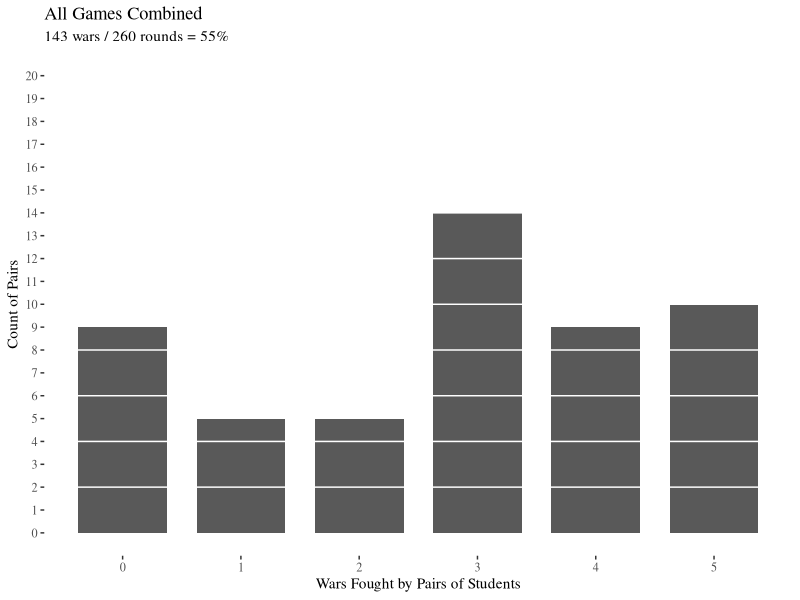
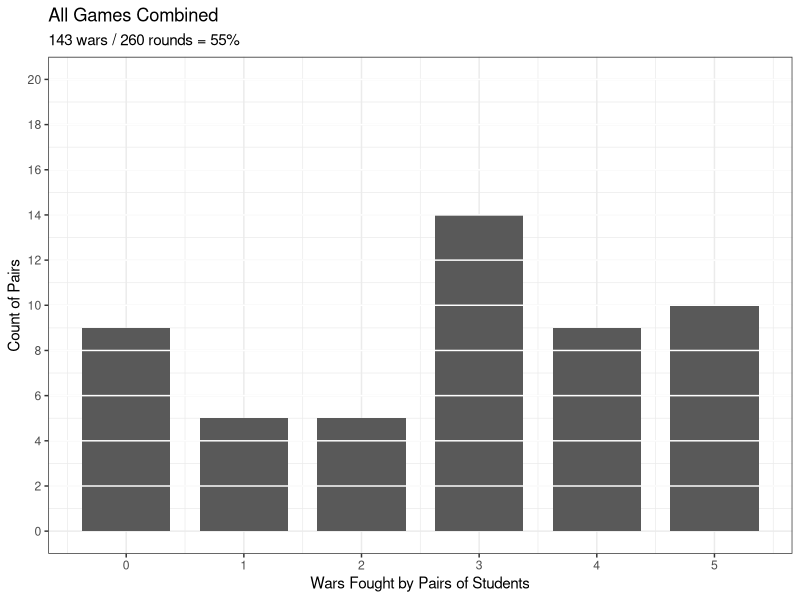
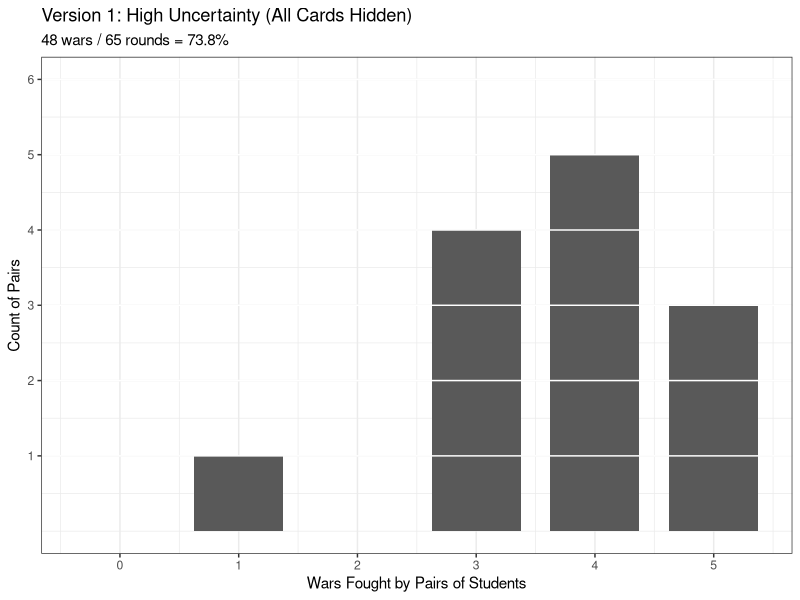
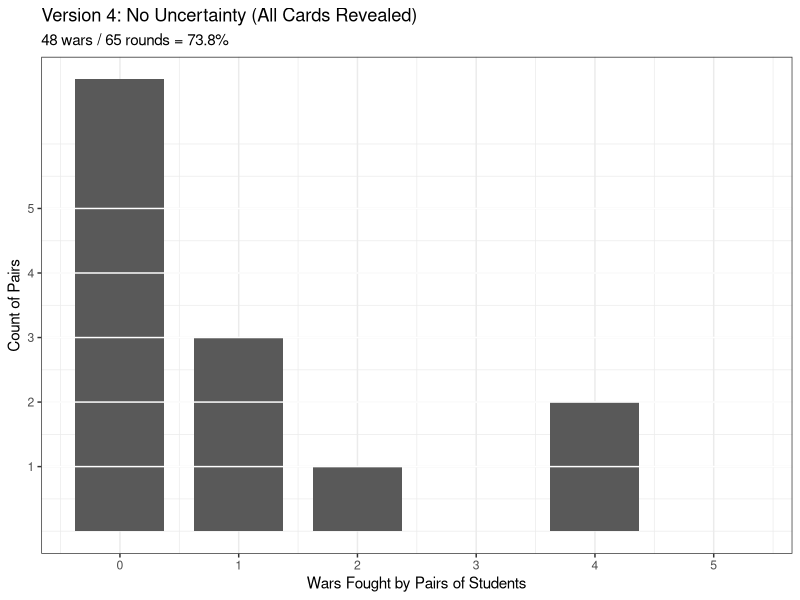
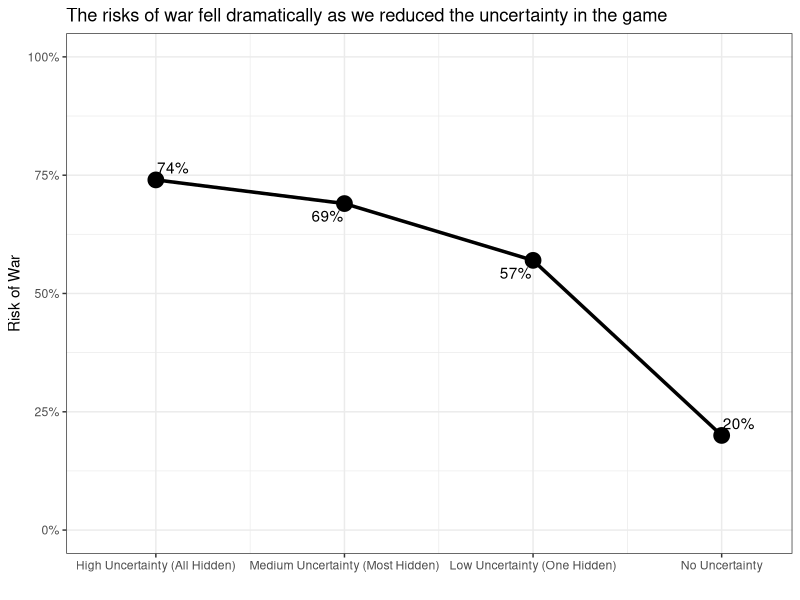

Source code (R) for these figures, in order:
## ---- chunk 1
# background-size="1920px 1080px"
library(tidyverse)
library(readxl)
## ---- chunk 2
## Spring 2025 (13 pairs)
library(tidyverse)

# Record class data 
# Wars and number of pennies for the winner
d <- tibble(
  Version1 = c(4, 4, 1, 5, 4, 5, 4, 3, 5, 4, 3, 3, 3), # 48 total 
  Version2 = c(3, 5, 3, 2, 2, 5, 4, 3, 3, 5, 5, 3, 2), # 45 total 
  Version3 = c(0, 2, 3, 0, 4, 3, 5, 3, 5, 5, 1, 3, 3), # 37 total 
  Version4 = c(0, 0, 0, 0, 1, 0, 0, 4, 1, 2, 4, 0, 1) # 13 total 
)


da <- d |>
  pivot_longer(cols = c(Version1, Version2, Version3, Version4), names_to = "Version", values_to = "Wars")

d2 <- d %>%
  pivot_longer(cols = c(Version1, Version2, Version3, Version4), names_to = "Version", values_to = "Wars") %>%
  mutate(
    Uncertainty = case_when(
      Version == "Version1" ~ "High Uncertainty (All Hidden)",
      Version == "Version2" ~ "Medium Uncertainty (Most Hidden)",
      Version == "Version3" ~ "Low Uncertainty (One Hidden)",
      Version == "Version4" ~ "No Uncertainty"),
    Uncertainty2 = case_when(
      Version == "Version1" ~ "All Cards Hidden",
      Version == "Version2" ~ "Reveal One Card",
      Version == "Version3" ~ "Reveal Two Cards",
      Version == "Version4" ~ "Reveal All Cards"),
    Uncertainty3 = factor(Uncertainty2, levels = c("All Cards Hidden", "Reveal One Card", "Reveal Two Cards", "Reveal All Cards"))
  )

# Bar (all) 500x325
d2 %>%
  ggplot(aes(x = Wars)) +
  geom_bar(width = .75) + #, fill = "darkgrey"
  ggthemes::theme_tufte() +
  labs(x = "Wars Fought by Pairs of Students", y = "Count of Pairs", title = "All Games Combined",
       subtitle = str_c(sum(da$Wars), " wars / ", nrow(da) * 5, " rounds = ", round(sum(da$Wars)/(nrow(da) * 5), 3) * 100, "%")) +
  scale_y_continuous(breaks = seq(0, 20, 1)) +
  scale_x_continuous(breaks = seq(0, 5, 1)) +
  geom_hline(yintercept = seq(2, 20, 2), color = "white")

# d2 %>%
#    summarize(
#      pairings = n(),
#      wars = sum(Wars),
#      possible = pairings * 5, #rounds per game
#      proportion = wars/possible
#    )
## ---- chunk 3
# Bar (all) 500x325
p1 <- d2 %>%
  ggplot(aes(x = Wars)) +
  geom_bar(width = .75) + #, fill = "darkgrey"
  theme_bw() +
  labs(x = "Wars Fought by Pairs of Students", y = "Count of Pairs", title = "All Games Combined",
       subtitle = str_c(sum(da$Wars), " wars / ", nrow(da) * 5, " rounds = ", round(sum(da$Wars)/(nrow(da) * 5), 3) * 100, "%")) +
  scale_y_continuous(breaks = seq(0, 20, 2)) +
  scale_x_continuous(breaks = seq(0, 5, 1)) +
  geom_hline(yintercept = seq(2, 20, 2), color = "white")

p1
## ---- chunk 4
# Bar (game version 1) 500x325

da_v1 <- da |> filter(Version == "Version1")

# Identify missing values 0-5 wars and add
x1 <- d2 %>%
  filter(Version == "Version1") %>%
  count(Wars) |>
  select(Wars)

x2 <- 0:5 %in% x1[[1]]

x3 <- 0:5

d2 %>%
  filter(Version == "Version1") %>%
  count(Wars) %>%
  add_row(Wars = x3[!x2], n = 0) %>%
  arrange(Wars) %>%
  ggplot(aes(x = Wars, y=n)) +
  geom_col(width = .75) +
  theme_bw() +
  labs(x = "Wars Fought by Pairs of Students", y = "Count of Pairs", title = "Version 1: High Uncertainty (All Cards Hidden)",
       subtitle = str_c(sum(da_v1$Wars), " wars / ", nrow(da_v1) * 5, " rounds = ", round(sum(da_v1$Wars)/(nrow(da_v1) * 5), 3) * 100, "%")) +
  scale_x_continuous(breaks = 0:5) +
  scale_y_continuous(breaks = 0:max(x1$Wars) + 1) +
  geom_hline(yintercept = seq(1, max(x1$Wars) + 1), color = "white")
## ---- chunk 5
 d2 %>%
   group_by(Version) %>%
   summarize(
     pairings = n(),
     wars = sum(Wars),
     possible = pairings * 5, #rounds per game
     proportion = wars/possible
   ) |>
  filter(Version == "Version1")
## ---- chunk 6
# Bar (game version 1) 500x325

da_v4 <- da |> filter(Version == "Version4")

# Identify missing values 0-5 wars and add
x1 <- d2 %>%
  filter(Version == "Version4") %>%
  count(Wars) |>
  select(Wars)

x2 <- 0:5 %in% x1[[1]]

x3 <- 0:5

d2 %>%
  filter(Version == "Version4") %>%
  count(Wars) %>%
  add_row(Wars = x3[!x2], n = 0) %>%
  arrange(Wars) %>%
  ggplot(aes(x = Wars, y=n)) +
  geom_col(width = .75) +
  theme_bw() +
  labs(x = "Wars Fought by Pairs of Students", y = "Count of Pairs", title = "Version 4: No Uncertainty (All Cards Revealed)",
       subtitle = str_c(sum(da_v1$Wars), " wars / ", nrow(da_v1) * 5, " rounds = ", round(sum(da_v1$Wars)/(nrow(da_v1) * 5), 3) * 100, "%")) +
  scale_x_continuous(breaks = 0:5) +
  scale_y_continuous(breaks = 0:max(x1$Wars) + 1) +
  geom_hline(yintercept = seq(1, max(x1$Wars) + 1), color = "white")


## ---- chunk 7
 d2 %>%
   group_by(Version) %>%
   summarize(
     pairings = n(),
     wars = sum(Wars),
     possible = pairings * 5, #rounds per game
     proportion = wars/possible
   ) |>
  filter(Version == "Version4")
## ---- chunk 8
# Summary stats
# d2 |>
#   mutate(
#     Uncertainty_f = factor(Uncertainty, levels = c("High Uncertainty (All Hidden)", "Medium Uncertainty (Most Hidden)", "Low Uncertainty (One Hidden)", "No Uncertainty"))
#   ) |>
#   group_by(Uncertainty_f) |>
#    summarize(
#      pairings = n(),
#      wars = sum(Wars),
#      possible = pairings * 5, #rounds per game
#      proportion = round(wars/possible, 2)
#    ) |>
#   select(-pairings) |>
#   kableExtra::kbl(col.names = c("Level of Uncertainty", "Wars", "Rounds", "Proportion")) |>
#   kableExtra::kable_styling(font_size = 30)

# Try a version as a plot
tab1 <- d2 |>
  mutate(
    Uncertainty_f = factor(Uncertainty, levels = c("High Uncertainty (All Hidden)", "Medium Uncertainty (Most Hidden)", "Low Uncertainty (One Hidden)", "No Uncertainty"))
  ) |>
  group_by(Uncertainty_f) |>
   summarize(
     pairings = n(),
     wars = sum(Wars),
     possible = pairings * 5, #rounds per game
     proportion = round(wars/possible, 2)
   ) |>
  select(-pairings) |>
  mutate(
    order1 = 1:4
  )

labs1 <- c("High Uncertainty (All Hidden)", "Medium Uncertainty (Most Hidden)", "Low Uncertainty (One Hidden)", "No Uncertainty")

labs2 <- tab1$proportion

tab1 |>
  ggplot(aes(x = order1, y = proportion)) +
  geom_line(linewidth = 1.2) +
  geom_point(size = 5) +
  scale_y_continuous(limits = c(0, 1), labels = scales::percent_format()) +
  scale_x_continuous(labels = labs1, limits = c(.7,4.2), breaks = 1:4) +
  theme_bw() +
  labs(x = "", y = "Risk of War", title = "The risks of war fell dramatically as we reduced the uncertainty in the game") +
  ggrepel::geom_text_repel(aes(label = str_c(100*labs2, "%")))



## ---- chunk 9
d2 |>
  mutate(
    Uncertainty_f = factor(Uncertainty, levels = c("High Uncertainty (All Hidden)", "Medium Uncertainty (Most Hidden)", "Low Uncertainty (One Hidden)", "No Uncertainty"))
  ) |>
  group_by(Uncertainty_f) |>
   summarize(
     pairings = n(),
     wars = sum(Wars),
     possible = pairings * 5, #rounds per game
     proportion = round(wars/possible, 2)
   ) |>
  select(-pairings)
